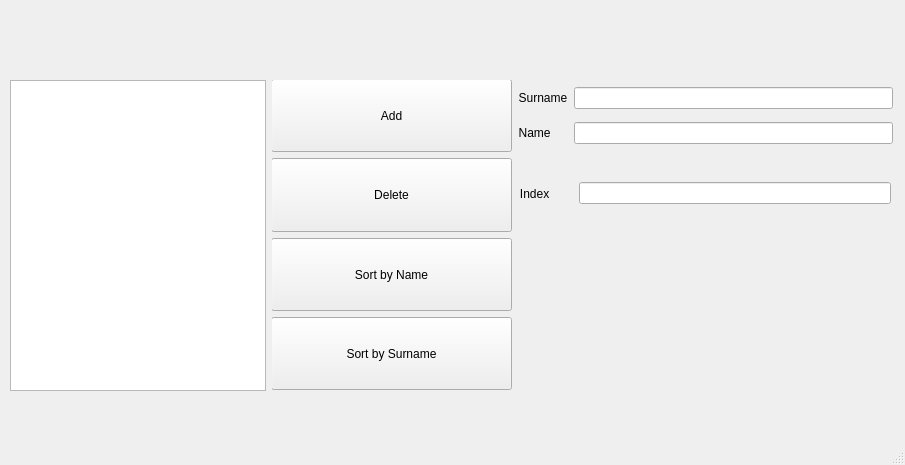
<?xml version="1.0" encoding="UTF-8"?>
<ui version="4.0">
 <class>MainWindow</class>
 <widget class="QMainWindow" name="MainWindow">
  <property name="geometry">
   <rect>
    <x>0</x>
    <y>0</y>
    <width>905</width>
    <height>465</height>
   </rect>
  </property>
  <property name="windowTitle">
   <string>MainWindow</string>
  </property>
  <widget class="QWidget" name="centralwidget">
   <widget class="QWidget" name="gridLayoutWidget">
    <property name="geometry">
     <rect>
      <x>10</x>
      <y>80</y>
      <width>891</width>
      <height>311</height>
     </rect>
    </property>
    <layout class="QGridLayout" name="gridLayout" columnstretch="0,2,0">
     <item row="0" column="0">
      <widget class="QListWidget" name="listWidget"/>
     </item>
     <item row="0" column="1">
      <widget class="QWidget" name="widget" native="true">
       <property name="sizePolicy">
        <sizepolicy hsizetype="Expanding" vsizetype="Expanding">
         <horstretch>0</horstretch>
         <verstretch>0</verstretch>
        </sizepolicy>
       </property>
       <widget class="QWidget" name="gridLayoutWidget_2">
        <property name="geometry">
         <rect>
          <x>-1</x>
          <y>-1</y>
          <width>241</width>
          <height>311</height>
         </rect>
        </property>
        <layout class="QVBoxLayout" name="verticalLayout">
         <item>
          <widget class="QPushButton" name="AddUser">
           <property name="sizePolicy">
            <sizepolicy hsizetype="Expanding" vsizetype="Expanding">
             <horstretch>0</horstretch>
             <verstretch>0</verstretch>
            </sizepolicy>
           </property>
           <property name="text">
            <string>Add</string>
           </property>
          </widget>
         </item>
         <item>
          <widget class="QPushButton" name="DeleteUser">
           <property name="sizePolicy">
            <sizepolicy hsizetype="Expanding" vsizetype="Expanding">
             <horstretch>0</horstretch>
             <verstretch>0</verstretch>
            </sizepolicy>
           </property>
           <property name="text">
            <string>Delete</string>
           </property>
          </widget>
         </item>
         <item>
          <widget class="QPushButton" name="NameSort">
           <property name="sizePolicy">
            <sizepolicy hsizetype="Expanding" vsizetype="Expanding">
             <horstretch>0</horstretch>
             <verstretch>0</verstretch>
            </sizepolicy>
           </property>
           <property name="text">
            <string>Sort by Name</string>
           </property>
          </widget>
         </item>
         <item>
          <widget class="QPushButton" name="SurnameSort">
           <property name="sizePolicy">
            <sizepolicy hsizetype="Expanding" vsizetype="Expanding">
             <horstretch>0</horstretch>
             <verstretch>0</verstretch>
            </sizepolicy>
           </property>
           <property name="text">
            <string>Sort by Surname</string>
           </property>
          </widget>
         </item>
        </layout>
       </widget>
       <widget class="QWidget" name="gridLayoutWidget_3">
        <property name="geometry">
         <rect>
          <x>240</x>
          <y>0</y>
          <width>381</width>
          <height>71</height>
         </rect>
        </property>
        <layout class="QGridLayout" name="gridLayout_2">
         <item row="3" column="0">
          <widget class="QLabel" name="labelName">
           <property name="text">
            <string>  Name</string>
           </property>
          </widget>
         </item>
         <item row="1" column="0">
          <widget class="QLabel" name="labelSurname">
           <property name="text">
            <string>  Surname</string>
           </property>
          </widget>
         </item>
         <item row="1" column="1">
          <widget class="QLineEdit" name="lineEditSurname">
           <property name="sizePolicy">
            <sizepolicy hsizetype="Expanding" vsizetype="Fixed">
             <horstretch>0</horstretch>
             <verstretch>0</verstretch>
            </sizepolicy>
           </property>
          </widget>
         </item>
         <item row="3" column="1">
          <widget class="QLineEdit" name="lineEditName"/>
         </item>
        </layout>
       </widget>
       <widget class="QWidget" name="widget_2" native="true">
        <property name="geometry">
         <rect>
          <x>239</x>
          <y>69</y>
          <width>391</width>
          <height>241</height>
         </rect>
        </property>
        <widget class="QWidget" name="horizontalLayoutWidget">
         <property name="geometry">
          <rect>
           <x>-1</x>
           <y>9</y>
           <width>381</width>
           <height>71</height>
          </rect>
         </property>
         <layout class="QHBoxLayout" name="horizontalLayout" stretch="2,10">
          <item>
           <widget class="QLabel" name="labelIndex">
            <property name="text">
             <string>   Index</string>
            </property>
           </widget>
          </item>
          <item>
           <widget class="QLineEdit" name="lineEditDelIndex"/>
          </item>
         </layout>
        </widget>
       </widget>
      </widget>
     </item>
    </layout>
   </widget>
  </widget>
  <widget class="QMenuBar" name="menubar">
   <property name="geometry">
    <rect>
     <x>0</x>
     <y>0</y>
     <width>905</width>
     <height>20</height>
    </rect>
   </property>
  </widget>
  <widget class="QStatusBar" name="statusbar"/>
 </widget>
 <resources/>
 <connections/>
</ui>
